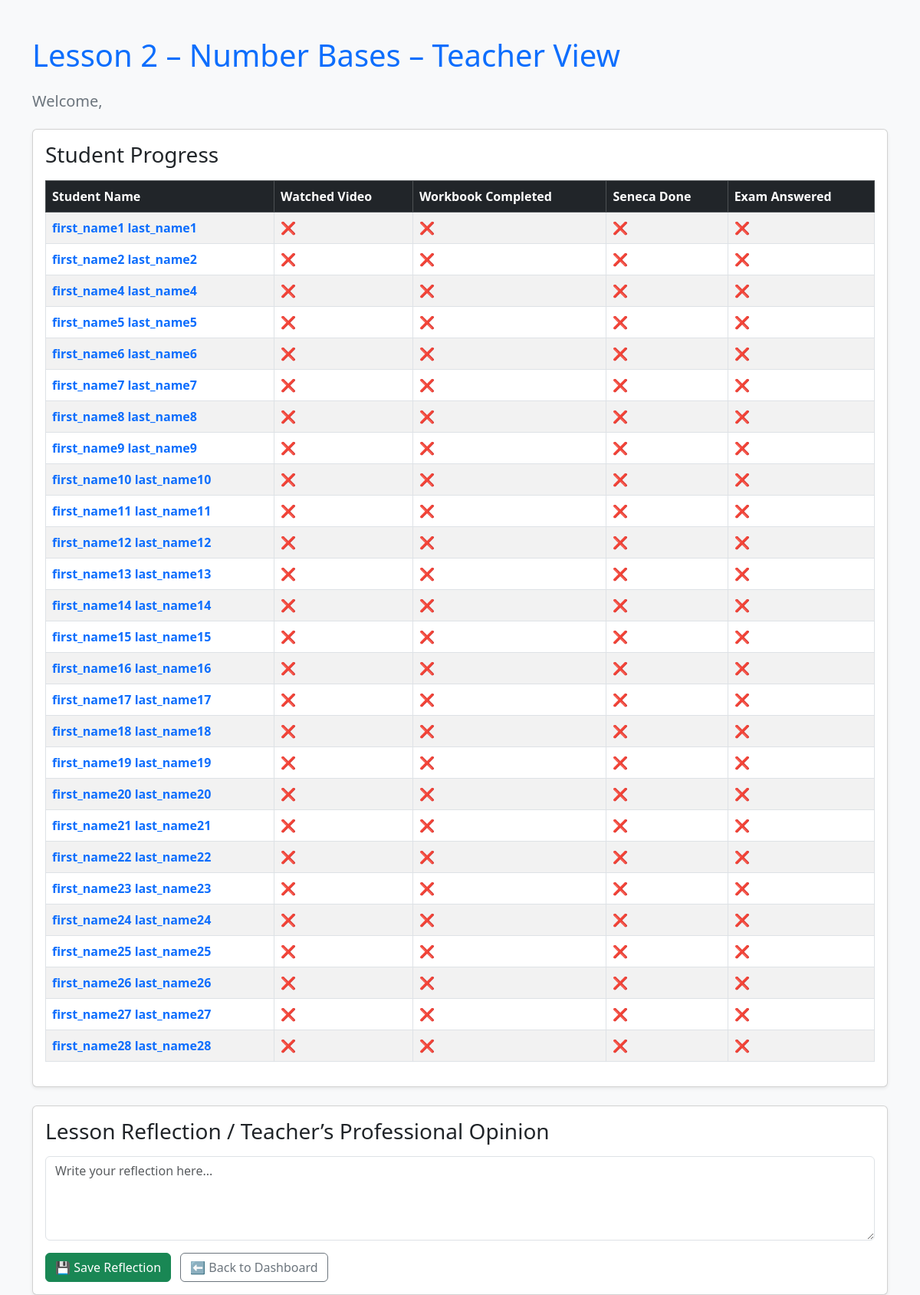
/teacher/lesson/2, run on the app's committed database.
### tables this page shows
CREATE TABLE lessons (
    id INTEGER PRIMARY KEY AUTOINCREMENT,
    title TEXT NOT NULL
);

CREATE TABLE users (
    id INTEGER PRIMARY KEY AUTOINCREMENT,
    first_name TEXT NOT NULL,
    last_name TEXT NOT NULL,
    username TEXT UNIQUE NOT NULL,
    password TEXT NOT NULL,
    role TEXT NOT NULL CHECK(role IN ('student', 'teacher'))
);

### app.py (the view)
@app.route('/teacher/lesson/<int:lesson_id>', methods=['GET', 'POST'])
def teacher_lesson_view(lesson_id):
    conn = get_db_connection()
    lesson = conn.execute('SELECT * FROM lessons WHERE id = ?', (lesson_id,)).fetchone()
    students = conn.execute('SELECT * FROM users WHERE role = "student"').fetchall()
    progress_records = conn.execute(
        'SELECT * FROM progress WHERE lesson_id = ?',
        (lesson_id,)
    ).fetchall()
    conn.close()
    progress_data = {p['student_id']: p for p in progress_records}
    return render_template(
        'teacher_lesson.html',
        lesson=lesson,
        students=students,
        progress_data=progress_data
    )

### app.py (called while the page is built)
def get_db_connection():
    conn = sqlite3.connect('database.db')
    conn.row_factory = sqlite3.Row  # lets us access columns by name
    return conn

### templates/teacher_lesson.html (shortened to what this page needs)
<!DOCTYPE html>
<html lang="en">
<head>
    <link href="https://cdn.jsdelivr.net/npm/bootstrap@5.3.3/dist/css/bootstrap.min.css" rel="stylesheet">
</head>
<body class="bg-light">
    <div class="container mt-5">
        <h1 class="text-primary mb-4">{{ lesson['title'] }} – Teacher View</h1>
        <h5 class="text-secondary mb-4">Welcome, {{ user }}</h5>
        <div class="card shadow-sm mb-4">
            <div class="card-body">
                <h3 class="card-title">Student Progress</h3>
                <table class="table table-bordered table-striped mt-3 align-middle">
                    <thead class="table-dark">
                        <tr>
                            <th>Student Name</th>
                            <th>Watched Video</th>
                            <th>Workbook Completed</th>
                            <th>Seneca Done</th>
                            <th>Exam Answered</th>
                        </tr>
                    </thead>
                    <tbody>
                        {% for s in students %}
                        <tr>
                            <td>
                                <a href="{{ url_for('teacher_mark_student', lesson_id=lesson['id'], student_id=s['id']) }}"
                                   class="text-decoration-none fw-semibold">
                                    {{ s['first_name'] }} {{ s['last_name'] }}
                                </a>
                            </td>
                            <td>{{ '✅' if progress_data.get(s['id']) and progress_data[s['id']]['watched_video'] == 1 else '❌' }}</td>
                            <td>{{ '✅' if progress_data.get(s['id']) and progress_data[s['id']]['workbook_done'] == 1 else '❌' }}</td>
                            <td>{{ '✅' if progress_data.get(s['id']) and progress_data[s['id']]['interactive_done'] == 1 else '❌' }}</td>
                            <td>{{ '✅' if progress_data.get(s['id']) and progress_data[s['id']]['exam_answer'] and progress_data[s['id']]['exam_answer']|trim != '' else '❌' }}</td>
                        </tr>
                        {% endfor %}
                    </tbody>
                </table>
            </div>
        </div>
        <div class="card shadow-sm">
            <div class="card-body">
                <h3 class="card-title mb-3">Lesson Reflection / Teacher’s Professional Opinion</h3>
                <form method="POST">
                    <div class="mb-3">
                        <textarea name="lesson_opinion" rows="4" class="form-control" placeholder="Write your reflection here...">{{ lesson_opinion }}</textarea>
                    </div>
                    <button type="submit" class="btn btn-success">💾 Save Reflection</button>
                    <a href="{{ url_for('teacher_dashboard') }}" class="btn btn-outline-secondary ms-2">⬅ Back to Dashboard</a>
                </form>
            </div>
        </div>
    </div>
</body>
</html>

### data on the page
lessons: title "Lesson 2 – Number Bases"
users: first_name "first_name1", last_name "last_name1", id "❌"
users: first_name "first_name2", last_name "last_name2", id "❌"
users: first_name "first_name4", last_name "last_name4", id "❌"
users: first_name "first_name5", last_name "last_name5", id "❌"
users: first_name "first_name6", last_name "last_name6", id "❌"
users: first_name "first_name7", last_name "last_name7", id "❌"
users: first_name "first_name8", last_name "last_name8", id "❌"
users: first_name "first_name9", last_name "last_name9", id "❌"
users: first_name "first_name10", last_name "last_name10", id "❌"
users: first_name "first_name11", last_name "last_name11", id "❌"
users: first_name "first_name12", last_name "last_name12", id "❌"
users: first_name "first_name13", last_name "last_name13", id "❌"
users: first_name "first_name14", last_name "last_name14", id "❌"
users: first_name "first_name15", last_name "last_name15", id "❌"
users: first_name "first_name16", last_name "last_name16", id "❌"
users: first_name "first_name17", last_name "last_name17", id "❌"
users: first_name "first_name18", last_name "last_name18", id "❌"
users: first_name "first_name19", last_name "last_name19", id "❌"
users: first_name "first_name20", last_name "last_name20", id "❌"
users: first_name "first_name21", last_name "last_name21", id "❌"
users: first_name "first_name22", last_name "last_name22", id "❌"
users: first_name "first_name23", last_name "last_name23", id "❌"
users: first_name "first_name24", last_name "last_name24", id "❌"
users: first_name "first_name25", last_name "last_name25", id "❌"
users: first_name "first_name26", last_name "last_name26", id "❌"
users: first_name "first_name27", last_name "last_name27", id "❌"
users: first_name "first_name28", last_name "last_name28", id "❌"
